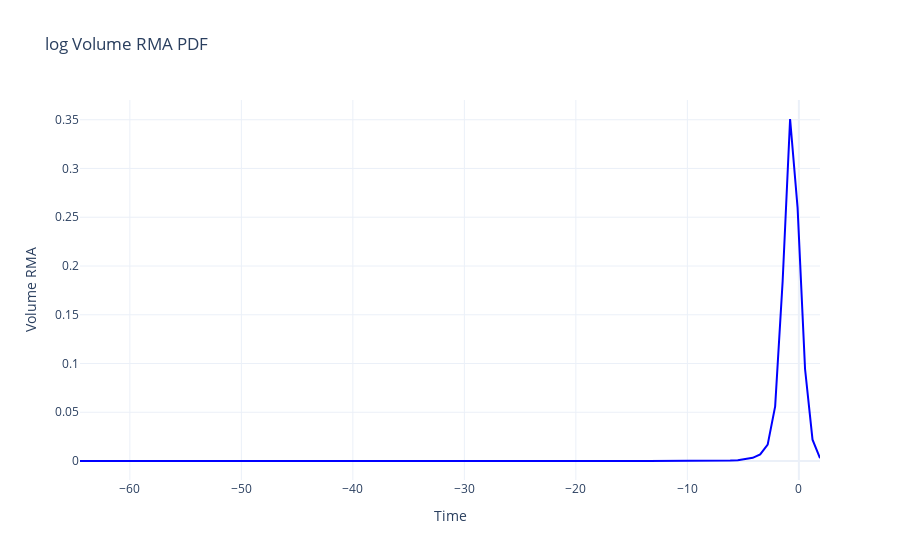

The notebook cell this image was saved under:
### Markdown cell above
# np.log transformation

### Code cell
t = mt_ohlcva.copy()
t['n_volume_rma'] = np.log(t['volume_rma'] + 0.0000000000000000000000000001)
fig = go.Figure()
# for timeframe in t.index.get_level_values(level='timeframe').unique():
#     ohlcva = single_timeframe(t, timeframe)
#     fig.add_trace(go.Scatter(x=ohlcva.index.get_level_values(level='date'), y=t['n_volume_rma'], mode='lines', name=timeframe, line=dict(color=timeframe_color(timeframe))))
# fig.update_layout(title='log Volume / RMA Over Time', xaxis_title='Time', yaxis_title='Volume RMA', template='plotly_white').show()
count, edges = np.histogram(t['n_volume_rma'], bins=100, )
n_probability = count / len(t)
fig = go.Figure()
fig.add_trace(go.Scatter(x=edges, y=n_probability, mode='lines', name='p', line=dict(color='blue')))
fig.update_layout(title='log Volume RMA PDF', xaxis_title='Time', yaxis_title='Volume RMA',
                  template='plotly_white').show()
t['volume_rma'].describe()

### Figure 1 — Plotly figure (JSON) as saved in the notebook; plotly's stock layout.template omitted (floating-point values rounded to 4 significant figures)
{"data": [{"line": {"color": "blue"}, "mode": "lines", "name": "p", "x": [-64.47, -63.8, -63.13, -62.46, -61.79, -61.12, -60.45, -59.78, -59.11, -58.44, -57.77, -57.1, -56.43, -55.76, -55.09, -54.42, -53.75, -53.08, -52.41, -51.74, -51.06, -50.39, -49.72, -49.05, -48.38, -47.71, -47.04, -46.37, -45.7, -45.03, -44.36, -43.69, -43.02, -42.35, -41.68, -41.01, -40.34, -39.67, -39.0, -38.33, -37.66, -36.99, -36.32, -35.65, -34.98, -34.31, -33.63, -32.96, -32.29, -31.62, -30.95, -30.28, -29.61, -28.94, -28.27, -27.6, -26.93, -26.26, -25.59, -24.92, -24.25, -23.58, -22.91, -22.24, -21.57, -20.9, -20.23, -19.56, -18.89, -18.22, -17.55, -16.88, -16.21, -15.53, -14.86, -14.19, -13.52, -12.85, -12.18, -11.51, -10.84, -10.17, -9.501, -8.831, -8.16, -7.49, -6.82, -6.149, -5.479, -4.809, -4.138, -3.468, -2.797, -2.127, -1.457, -0.7863, -0.1159, 0.5545, 1.225, 1.895, 2.566], "y": [5.859e-06, 0.0, 0.0, 0.0, 0.0, 0.0, 0.0, 0.0, 0.0, 0.0, 0.0, 0.0, 0.0, 0.0, 0.0, 0.0, 0.0, 0.0, 0.0, 0.0, 0.0, 0.0, 0.0, 0.0, 0.0, 0.0, 0.0, 0.0, 0.0, 0.0, 0.0, 0.0, 0.0, 0.0, 0.0, 0.0, 0.0, 0.0, 0.0, 0.0, 0.0, 0.0, 0.0, 0.0, 0.0, 0.0, 0.0, 0.0, 0.0, 0.0, 0.0, 0.0, 0.0, 0.0, 0.0, 0.0, 0.0, 0.0, 0.0, 0.0, 0.0, 0.0, 0.0, 0.0, 0.0, 0.0, 0.0, 0.0, 0.0, 0.0, 0.0, 0.0, 0.0, 0.0, 0.0, 0.0, 0.0, 0.0, 0.0, 0.0, 2.93e-06, 2.93e-06, 2.93e-06, 8.789e-06, 2.637e-05, 5.566e-05, 0.0001787, 0.0004511, 0.0008027, 0.001802, 0.003266, 0.006747, 0.01679, 0.05609, 0.1841, 0.3508, 0.2599, 0.09435, 0.02181, 0.0029], "type": "scatter"}], "layout": {"title": {"text": "log Volume RMA PDF"}, "xaxis": {"title": {"text": "Time"}}, "yaxis": {"title": {"text": "Volume RMA"}}}}
